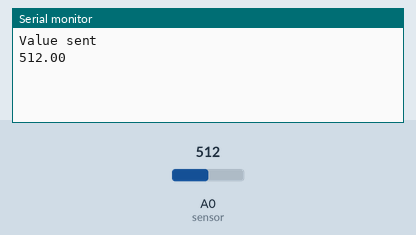
A sketch run on a simulated Arduino Uno, built with avr-gcc and run on an emulated ATmega328P. On the bench: the last lines printed to the serial monitor. The test bench sets the inputs (shaded band); at power-on: A0 (sensor) = 512.

Above: at 2.7 s.
2.8 s: A0 (sensor) set to 716
At 7.1 s:
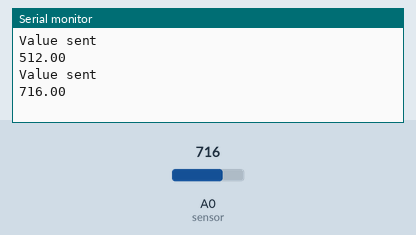
8.8 s: A0 (sensor) set to 900
At 12.1 s:
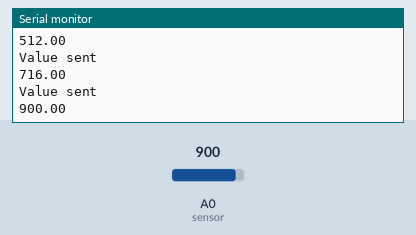
Timing chart, 0 to 13.6 s (numbered marks = the images above; inputs shaded):
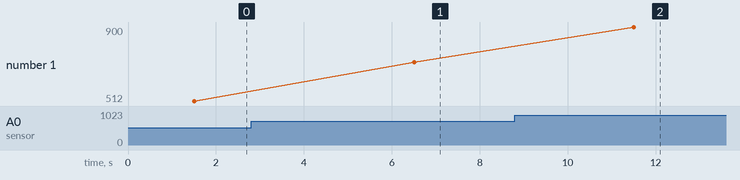

The sketch:

Live_sensor_value_show_on_ubidot.ino
```cpp
#include "Ubidots.h"

/****************************************
* Define Instances and Constants
****************************************/

const char* UBIDOTS_TOKEN = "BBFF-xyG2eSU2WCQjkpqH5Pxbw1FulvSxCf";  // Put here your Ubidots TOKEN
const char* WIFI_SSID = "Nemo 4G";      // Put here your Wi-Fi SSID
const char* WIFI_PASS = "unity@1234";      // Put here your Wi-Fi password

Ubidots ubidots(UBIDOTS_TOKEN, UBI_HTTP);

/****************************************
* Auxiliar Functions
****************************************/

// Put here your auxiliar functions

/****************************************
* Main Functions
****************************************/
int sensor =A0;
float value;

void setup() {

  Serial.begin(115200);
  ubidots.wifiConnect(WIFI_SSID, WIFI_PASS);
  // ubidots.setDebug(true);  // Uncomment this line for printing debug  messages
  pinMode(sensor,INPUT);
}
void loop(){
  value =analogRead(sensor);
  ubidots.add("Value", value);
   bool bufferSent = false;
  bufferSent = ubidots.send("Value");// Will send data to a device label that matches the device Id

  if (bufferSent) {
  // Do something if values were sent properly
   Serial.println("Value sent");
   Serial.println(value);
  }
  delay(5000);
}
```

Measured:
- after the input at 2.8 s, the serial monitor: prints a new line after 3.7 s (image 1)
- after the input at 8.8 s, the serial monitor: prints a new line after 2.7 s (image 2)
- plotted number 1: 512 → 716 after the input at 2.8 s, 716 → 900 after the input at 8.8 s
